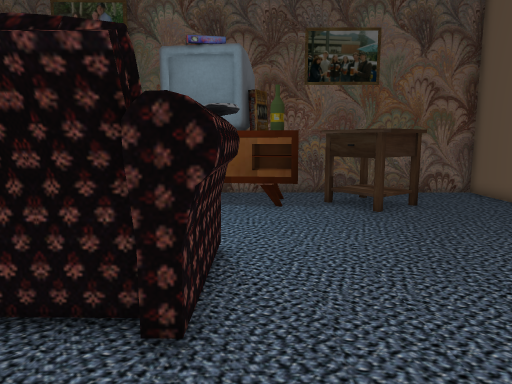
View 1 (above)

16 first-person views from a walk through a scene from a Unity 3-D project. The camera is 1.3 m above the floor, tilts 8° down and sees 70° across. The floor is counted in squares, 0.5 m on a side. Each view is taken from the middle of a square. On the plan, view 1 faces up. The plan holds only what a view shows up to about 20 squares ahead; the rest is blank. The place goes on beyond the plan. The player is left out.

View 2
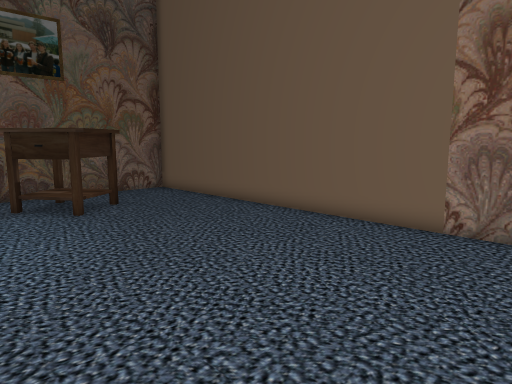

View 3
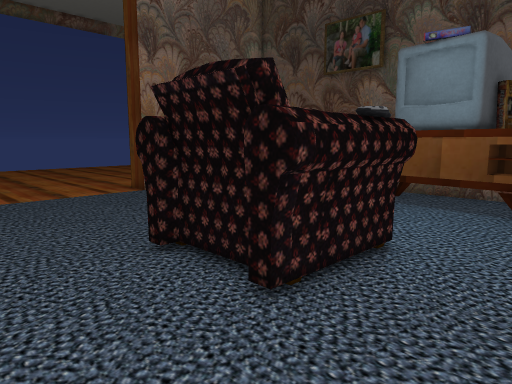

View 4
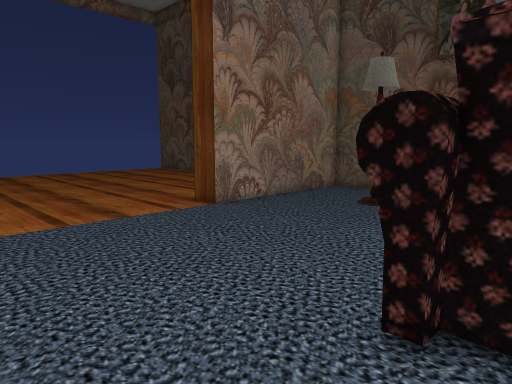

View 5
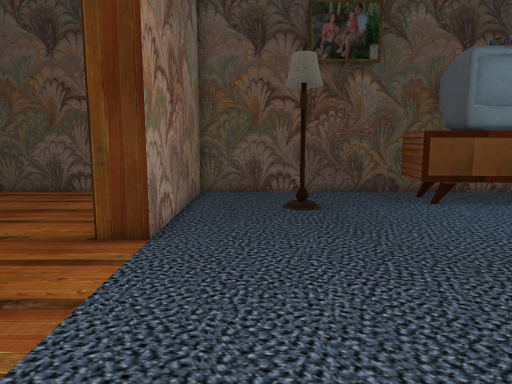

View 6
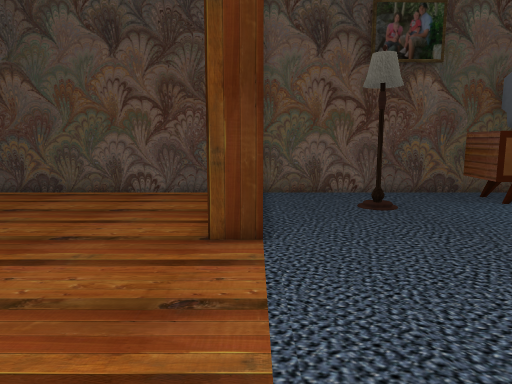

View 7
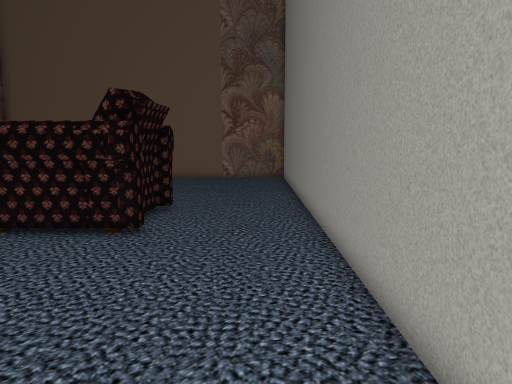

View 8
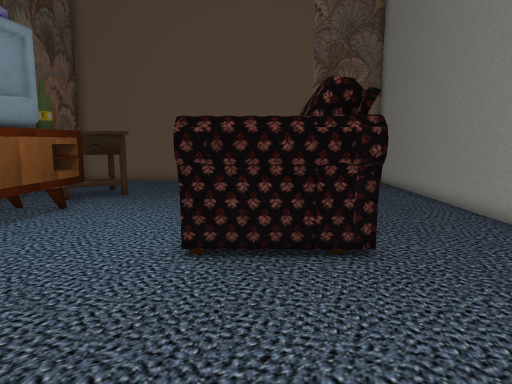

View 9
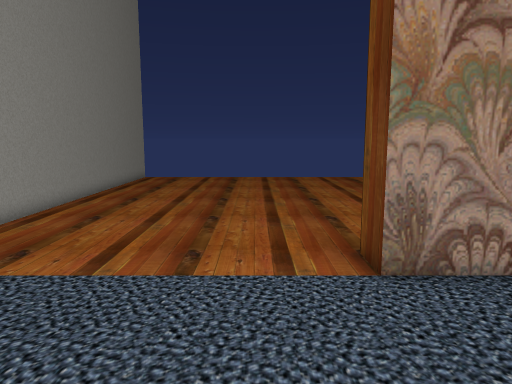

View 10
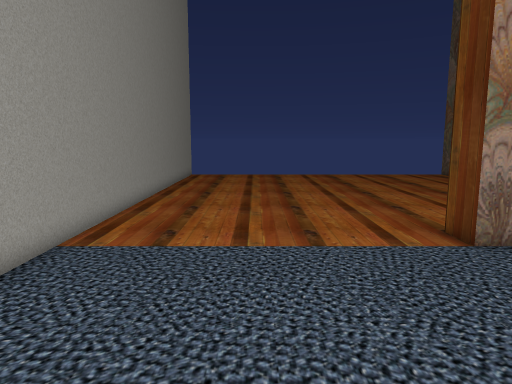

View 11
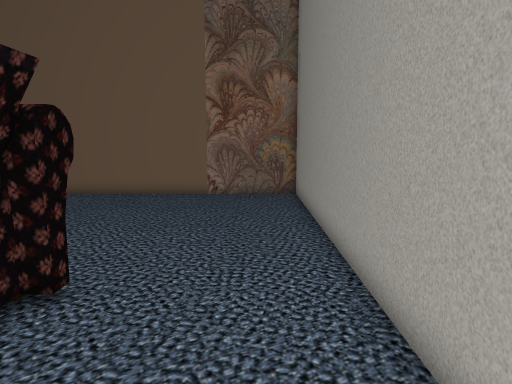

View 12
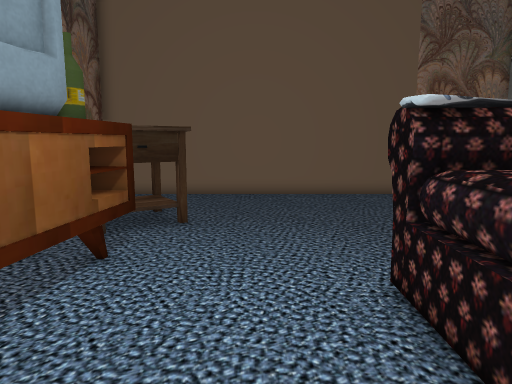

View 13
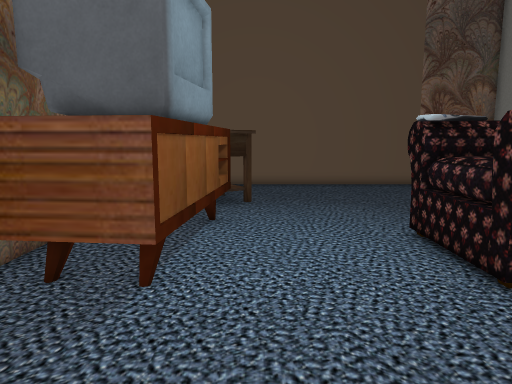

View 14
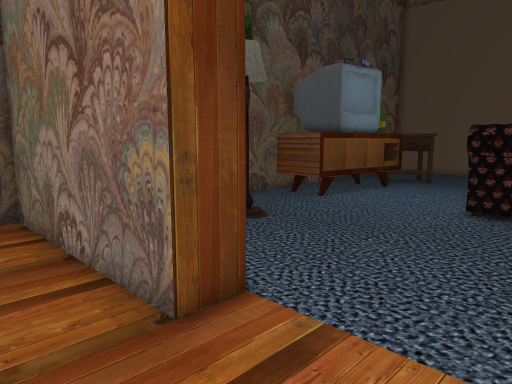

View 15
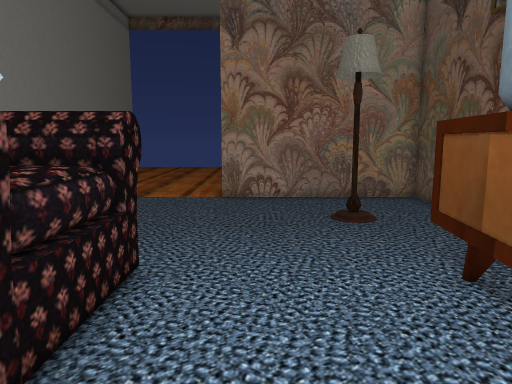

View 16
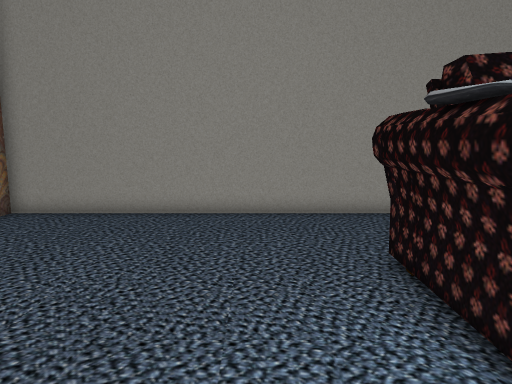

### Floor plan
Key: @ floor where view 1 was taken; # wall or solid block; . floor; O other object.
Columns run from 24 left of view 1 to 11 right of it. Each row starts with its distance up from view 1.
 18 #########################   ########
 17 ........##.........OOO  #    #.....#
 16 ........##.........OOO  #O #OO ....#
 15 ........##.........OOOOO#O##OOO....#
 14 ........##... #.... O##O#O#.OO#....#
 13 ........##..................##.....#
 12 ........##.........................#
 11 ........##.........................#
 10 ........##.........................#
  9 ........##.........#####...........#
  8 .................. OOOOOO..........#
  7 .................. OO OO#..........#
  6 .................. OOOOOO..........#
  5 .................. OOOOOO..........#
  4 ...................#OOO#...........#
  3 ...................................#
  2 ...................................#
  1 ...................................#
  0 ........................@..........#
 -1 ####################################

Positions as (right, up) in squares from view 1, and headings:
1: (0, 0), facing up
2: (0, 0), facing up-right
3: (3, 0), facing up-left
4: (-3, 0), facing up-left
5: (-12, 0), facing up
6: (-15, 0), facing up
7: (-15, 1), facing right
8: (-13, 7), facing right
9: (-8, 7), facing left
10: (-6, 4), facing left
11: (-7, 1), facing right
12: (-7, 11), facing right
13: (-11, 13), facing right
14: (-19, 5), facing up-right
15: (2, 11), facing left
16: (2, 12), facing down
